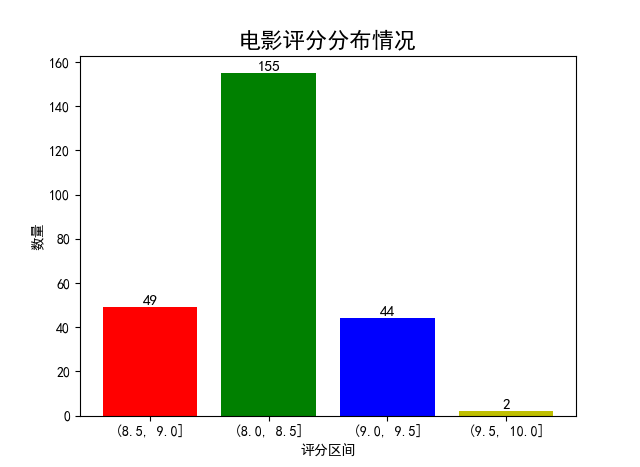

Here is the Python script that generated this plot:
#-*- coding: utf-8 -*-
import pandas as pd
import matplotlib.pyplot as plt
from pylab import mpl

mpl.rcParams['font.sans-serif'] = ['SimHei']#解决中文乱码问题

df = pd.read_csv('E:/Movie.csv',encoding = 'utf8')
data = df[u'评分']#获取评分那一列的数据
bins = [8.0,8.5,9.0,9.5,10]  #分区(0,8],(8,8.5]....
sub_reg = pd.cut(data,bins=bins)
sub_cnt = sub_reg.value_counts()  #统计区间个数
print(len(sub_cnt))
data=[]
for i in range(len(sub_cnt)):
    data.append(sub_cnt[i])
for a,b in zip(range(len(sub_cnt)),data):
    plt.text(a, b+0.05, '%.0f' % b, ha='center', va= 'bottom',fontsize=11)
labels=sub_cnt.index
plt.xlabel(u'评分区间')
plt.ylabel(u'数量')
plt.title(u'电影评分分布情况',fontsize=16)
plt.bar(range(len(sub_cnt)),data,tick_label=labels,color='rgby')
plt.show()
